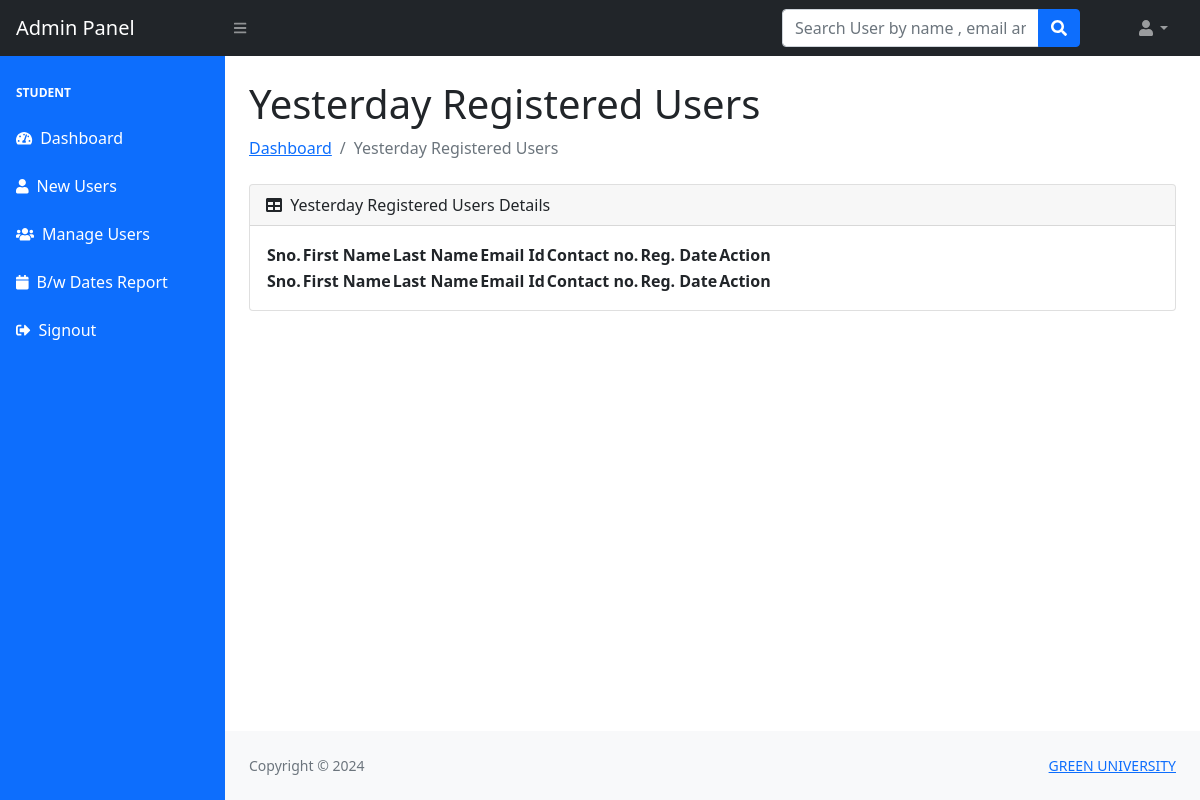
/admin/yesterday-reg-users.php (signed in), run on an earlier commit of the app's database.
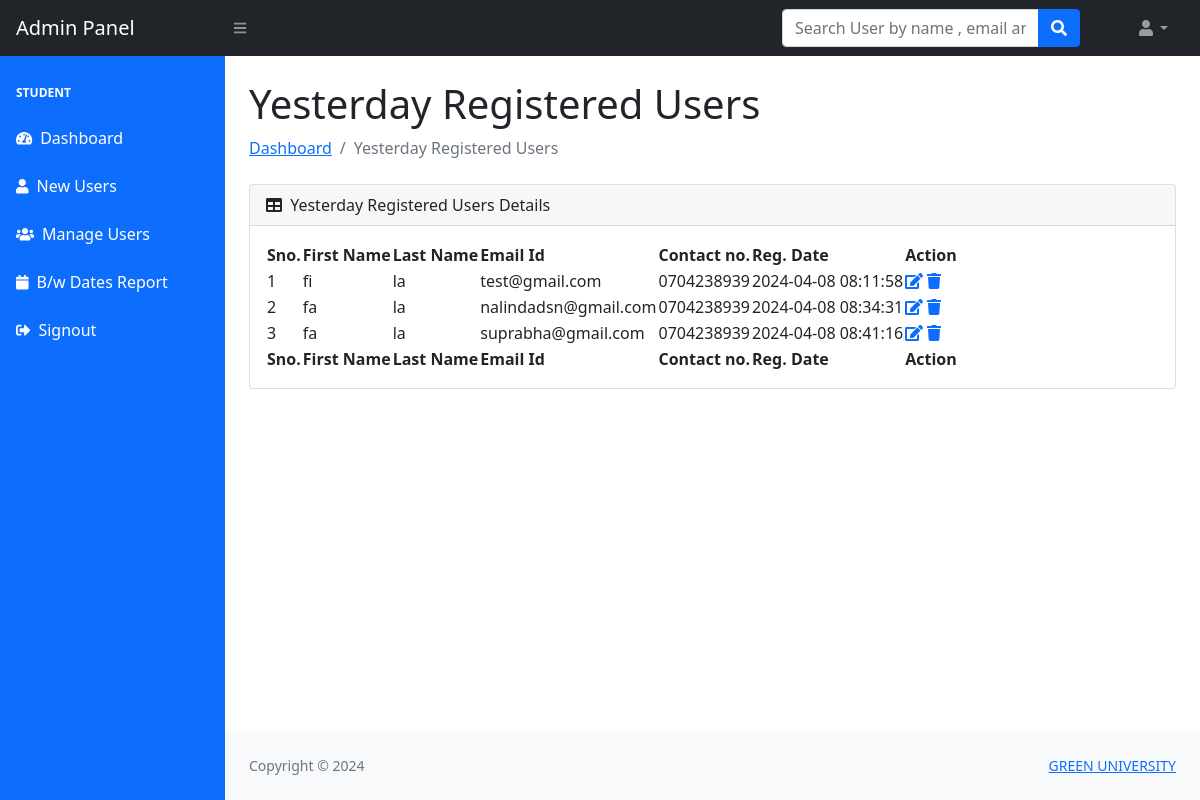
And on a later commit of the database.
### tables this page shows
CREATE TABLE `users` (
  `id` int(11) NOT NULL,
  `fullName` varchar(400) DEFAULT NULL,
  `nameWithInitials` varchar(200) DEFAULT NULL,
  `indexNo` varchar(200) DEFAULT NULL,
  `intake` varchar(50) DEFAULT NULL,
  `fname` varchar(255) DEFAULT NULL,
  `lname` varchar(255) DEFAULT NULL,
  `email` varchar(255) DEFAULT NULL,
  `password` varchar(300) DEFAULT NULL,
  `contactno` varchar(11) DEFAULT NULL,
  `posting_date` timestamp NOT NULL DEFAULT current_timestamp()
);

### admin/yesterday-reg-users.php (the view, shortened to what this page needs)
<?php session_start();
include_once('../includes/config.php');
if (strlen($_SESSION['adminid']==0)) {
  header('location:logout.php');
  } else{
   ?>
<!DOCTYPE html>
<html lang="en">
    <head>
        <link href="https://cdn.jsdelivr.net/npm/simple-datatables@latest/dist/style.css" rel="stylesheet" />
        <link href="../css/styles.css" rel="stylesheet" />
    </head>
    <body class="sb-nav-fixed">
      <?php include_once('includes/navbar.php');?>
        <div id="layoutSidenav">
         <?php include_once('includes/sidebar.php');?>
            <div id="layoutSidenav_content">
                <main>
                    <div class="container-fluid px-4">
                        <h1 class="mt-4">Yesterday Registered Users</h1>
                        <ol class="breadcrumb mb-4">
                            <li class="breadcrumb-item"><a href="dashboard.php">Dashboard</a></li>
                            <li class="breadcrumb-item active">Yesterday Registered Users</li>
                        </ol>
                        <div class="card mb-4">
                            <div class="card-header">
                                <i class="fas fa-table me-1"></i>
                            Yesterday Registered Users Details
                            </div>
                            <div class="card-body">
                                <table id="datatablesSimple">
                                    <thead>
                                        <tr>
                                             <th>Sno.</th>
                                  <th>First Name</th>
                                  <th> Last Name</th>
                                  <th> Email Id</th>
                                  <th>Contact no.</th>
                                  <th>Reg. Date</th>
                                  <th>Action</th>
                                        </tr>
                                    </thead>
                                    <tfoot>
                                        <tr>
                                             <th>Sno.</th>
                                  <th>First Name</th>
                                  <th> Last Name</th>
                                  <th> Email Id</th>
                                  <th>Contact no.</th>
                                  <th>Reg. Date</th>
                                  <th>Action</th>
                                        </tr>
                                    </tfoot>
                                    <tbody>
                                              <?php $ret=mysqli_query($con,"select * from users where date(posting_date)=CURRENT_DATE()-1");
                              $cnt=1;
                              while($row=mysqli_fetch_array($ret))
                              {?>
                              <tr>
                              <td><?php echo $cnt;?></td>
                                  <td><?php echo $row['fname'];?></td>
                                  <td><?php echo $row['lname'];?></td>
                                  <td><?php echo $row['email'];?></td>
                                  <td><?php echo $row['contactno'];?></td>  <td><?php echo $row['posting_date'];?></td>
                                  <td>
                                     <a href="user-profile.php?uid=<?php echo $row['id'];?>">
                          <i class="fas fa-edit"></i></a>
                                     <a href="manage-users.php?id=<?php echo $row['id'];?>" onClick="return confirm('Do you really want to delete');"><i class="fa fa-trash" aria-hidden="true"></i></a>
                                  </td>
                              </tr>
                              <?php $cnt=$cnt+1; }?>
                                    </tbody>
                                </table>
                            </div>
                        </div>
                    </div>
                </main>
  <?php include('../includes/footer.php');?>
            </div>
        </div>
    </body>
</html>
<?php } ?>

What changed in the data, as far as the page shows it:
added users: fname "fi", lname "la", email "test@gmail.com", contactno "0704238939", posting_date "2024-04-08 08:11:58"
added users: fname "fa", lname "la", email "nalindadsn@gmail.com", contactno "0704238939", posting_date "2024-04-08 08:34:31"
added users: fname "fa", lname "la", email "suprabha@gmail.com", contactno "0704238939", posting_date "2024-04-08 08:41:16"
